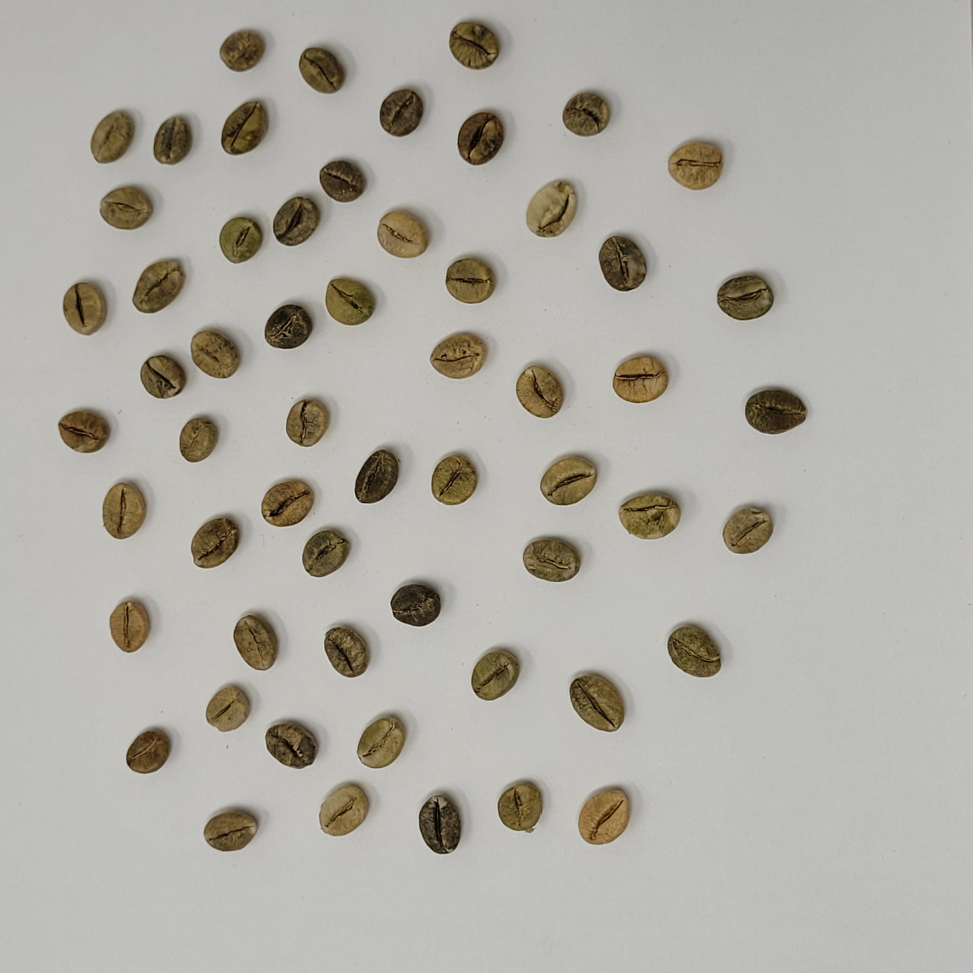
#> input picture CBD_Coffee Bean Dataset/A/212.jpg, 2918 x 2918 px (shown at 1/3 size)
$ python -i Object_detection_CBD.py   (imports and definitions only)
#> lines starting #> are read from the running program, lines starting #| are printed output that depends on the picture; after the words box and inside, x2 and y2 are one past the last pixel; in counts of white or black regions, pixels touching at a corner belong together
import cv2
import numpy as np
import os

def process_and_plot_coffee_bean(image_path):
#> called with image_path = 'CBD_Coffee Bean Dataset/A/212.jpg'
    if not os.path.exists(image_path):
        print(f"Lỗi: Không tìm thấy file ảnh tại '{image_path}'")
        return []

    # 1. Đọc ảnh và thiết lập
    img = cv2.imread(image_path)
#> img is the input picture: shape (2918, 2918, 3); mean B, G, R 166.3, 173.7, 176.1
    img_rgb = cv2.cvtColor(img, cv2.COLOR_BGR2RGB)
    img_h, img_w = img.shape[:2]
    image_area = img_h * img_w
    min_area = image_area * 0.00015
    max_area = image_area * 0.00375

    hsv = cv2.cvtColor(img, cv2.COLOR_BGR2HSV)
#> hsv: shape (2918, 2918, 3); mean H, S, V 26.8, 21.5, 176.3
    _, s, _ = cv2.split(hsv)

    # 2. Vòng lặp tìm Threshold tối ưu trên toàn ảnh
    number_of_contours = 0
    max_threshold = 110
    threshold = 10
    final_threshold = 10
    count = 0
    while threshold <= max_threshold:
        _, thresh = cv2.threshold(s, threshold, 255, cv2.THRESH_BINARY)
        contours, _ = cv2.findContours(thresh, cv2.RETR_EXTERNAL, cv2.CHAIN_APPROX_SIMPLE)
        valid_contours_count = 0
        if contours:
            for contour in contours:
                area = cv2.contourArea(contour)
                if min_area < area < max_area:
                    valid_contours_count += 1

        if valid_contours_count > number_of_contours:
            number_of_contours = valid_contours_count
            final_threshold = threshold
            threshold += 5
            count = 0
        elif valid_contours_count == number_of_contours:
            threshold += 5
            count += 1
        elif valid_contours_count < number_of_contours and count <= 3:
            threshold += 5
            count += 1
        elif valid_contours_count < number_of_contours and count > 3:
            break
#> this loop made 21 passes
#> pass 1, in process_and_plot_coffee_bean, `_, thresh = cv2.threshold(s, threshold, 255, cv2.THRESH_BINARY)`:
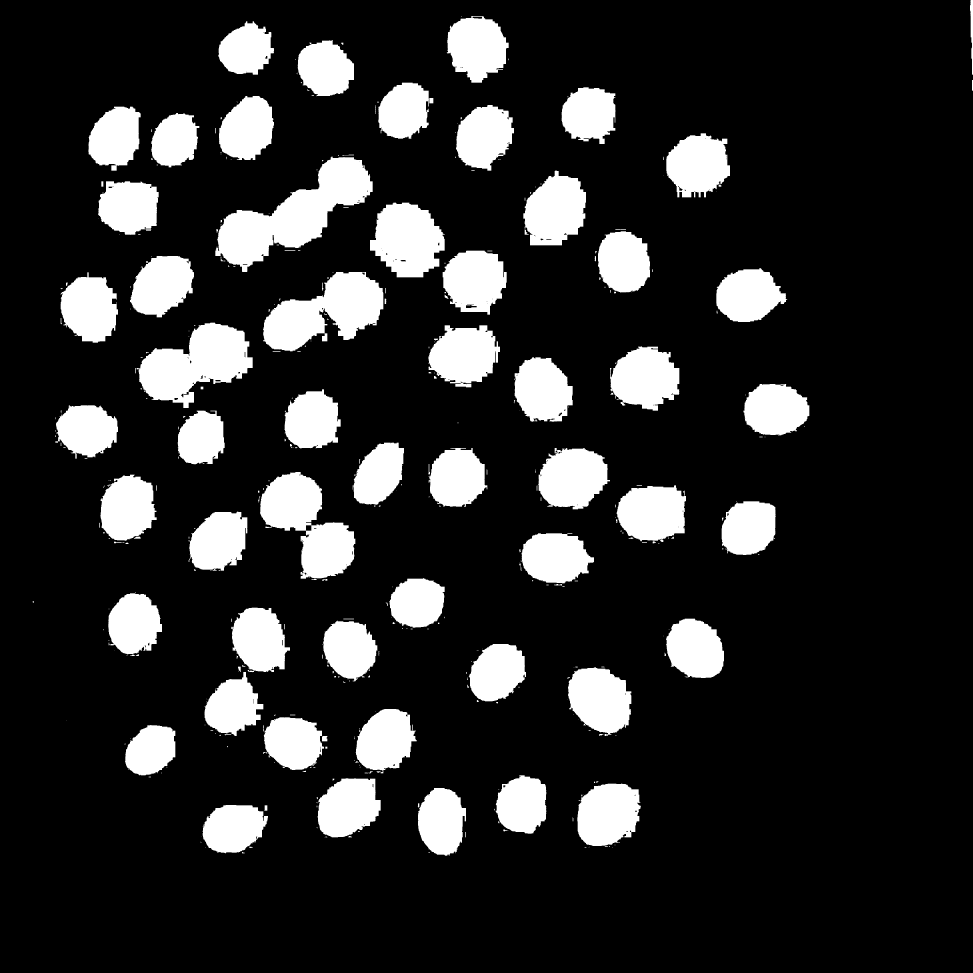
#> thresh: shape (2918, 2918) (shown at 1/3 size); 16.4% white; 430 white regions (259 under 20 px), largest, box (x1, y1, x2, y2) and area: (646, 470, 1118, 816) 65218, (410, 968, 758, 1224) 49637, (789, 816, 1150, 1054) 49384
#> after the loop:
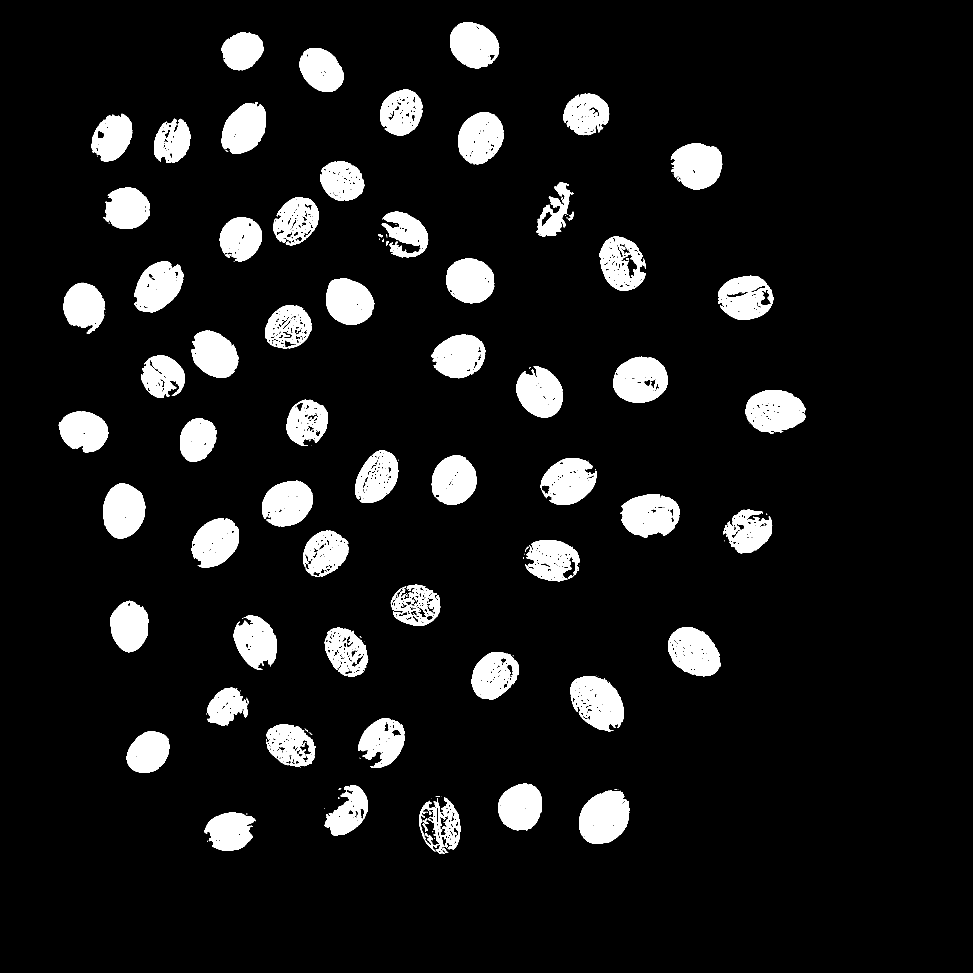
#> thresh: shape (2918, 2918) (shown at 1/3 size); 9% white; 214 white regions (135 under 20 px), largest, box (x1, y1, x2, y2) and area: (1737, 2372, 1888, 2532) 18505, (1710, 2028, 1872, 2194) 17716, (2237, 1170, 2417, 1300) 16944
#> after the loop, count = 16; final_threshold = 30; number_of_contours = 58; threshold = 115

    # Threshold lần 1 để định vị tọa độ hạt
    _, final_thresh_mask = cv2.threshold(s, final_threshold, 255, cv2.THRESH_BINARY)
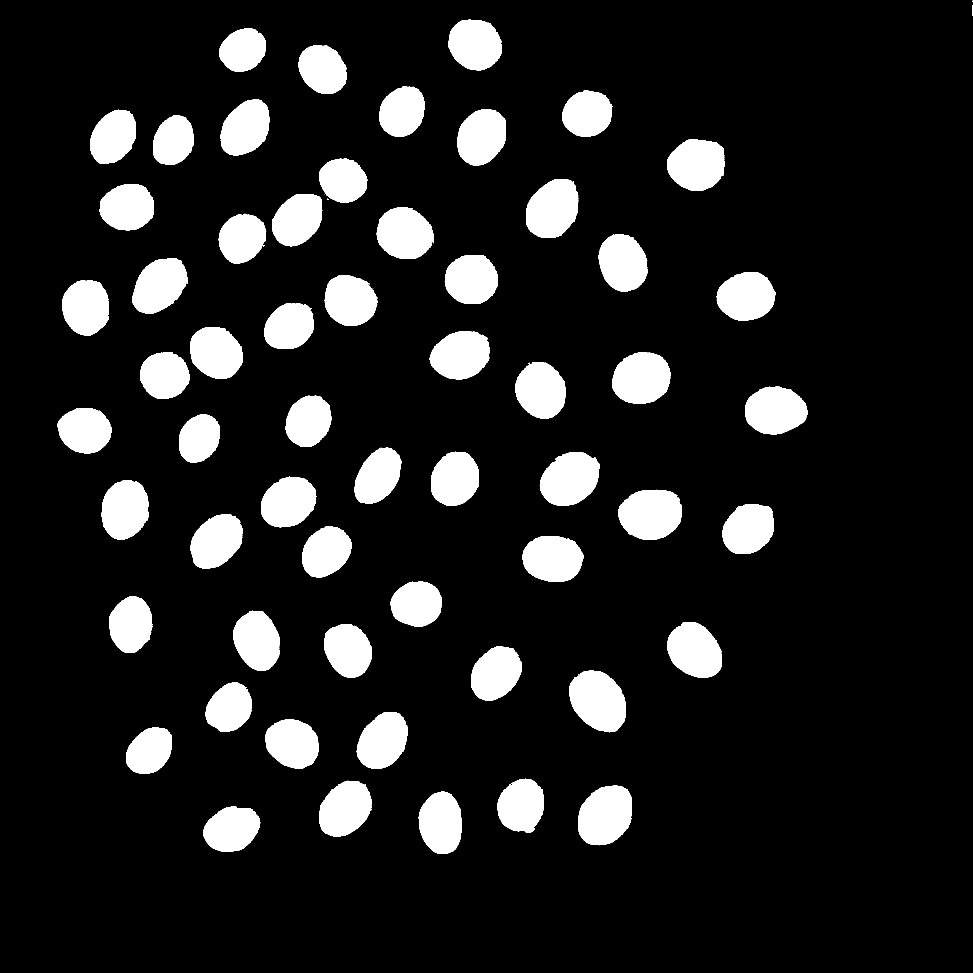
#> final_thresh_mask: shape (2918, 2918) (shown at 1/3 size); 12.5% white; 73 white regions (14 under 20 px)
    contours, _ = cv2.findContours(final_thresh_mask, cv2.RETR_EXTERNAL, cv2.CHAIN_APPROX_SIMPLE)
#> contours = 73 contours, 14 with area under 20; largest, box (x1, y1, x2, y2) and area: (1707, 2012, 1878, 2197) 23258, (1734, 2357, 1896, 2536) 22559, (1855, 1469, 2045, 1619) 22398, (1619, 1356, 1798, 1517) 21475, (1578, 537, 1735, 713) 21181

    # List lưu trữ Tuple: (Ảnh đã xử lý, Vector Đặc trưng)
    processed_beans = []

    if contours:
        for contour in contours:
            area = cv2.contourArea(contour)
            if min_area < area < max_area:

                # --- TÌM KHUNG BAO CẮT ẢNH ---
                x, y, w, h = cv2.boundingRect(contour)
                center_x = x + w // 2
                center_y = y + h // 2
                side_length = 208 # Cố định khung cắt để giữ tỷ lệ kích thước thật
                half_side = side_length // 2

                sq_x = max(0, center_x - half_side)
                sq_y = max(0, center_y - half_side)

                if sq_x + side_length > img_w: sq_x = img_w - side_length
                if sq_y + side_length > img_h: sq_y = img_h - side_length

                bounding_box_area = side_length * side_length
                if bounding_box_area < image_area * 0.0125:

                    # --- CẮT ẢNH VÀ XÓA NỀN CỤC BỘ ---
                    cropped_bean = img_rgb[sq_y:sq_y + side_length, sq_x:sq_x + side_length]
                    hsv_crop = cv2.cvtColor(cropped_bean, cv2.COLOR_RGB2HSV)
                    _, s_crop, _ = cv2.split(hsv_crop)

                    # Dùng Otsu trên từng khung nhỏ để tìm mask sát nhất
                    _, bean_mask = cv2.threshold(s_crop, 0, 255, cv2.THRESH_BINARY + cv2.THRESH_OTSU)
                    kernel = cv2.getStructuringElement(cv2.MORPH_ELLIPSE, (3, 3))
                    bean_mask = cv2.morphologyEx(bean_mask, cv2.MORPH_OPEN, kernel)
                    bean_mask = cv2.morphologyEx(bean_mask, cv2.MORPH_CLOSE, kernel)

                    mask_contours, _ = cv2.findContours(bean_mask, cv2.RETR_EXTERNAL, cv2.CHAIN_APPROX_SIMPLE)
                    perfect_mask = np.zeros_like(bean_mask)
                    geom_features = np.zeros(5, dtype=np.float32)

                    if mask_contours:
                        # 1. Trích xuất viền thật của hạt
                        largest_mask_contour = max(mask_contours, key=cv2.contourArea)

                        # 2. Tạo viền Bao lồi (Convex Hull) bọc qua vết khuyết/lẹm đen
                        hull = cv2.convexHull(largest_mask_contour)
                        cv2.drawContours(perfect_mask, [hull], 0, 255, -1)

                        # =========================================================
                        # TÍNH TOÁN 5 ĐẶC TRƯNG HÌNH HỌC TỪ VIỀN THẬT (largest_mask_contour)
                        # =========================================================
                        true_area = cv2.contourArea(largest_mask_contour)
                        true_perimeter = cv2.arcLength(largest_mask_contour, True)
                        hull_area = cv2.contourArea(hull)

                        # Tính Circularity
                        circularity = 0
                        if true_perimeter > 0:
                            circularity = (4 * np.pi * true_area) / (true_perimeter ** 2)

                        # Tính Aspect Ratio (Dùng minAreaRect để KHÔNG BỊ sai khi hạt nằm chéo)
                        rect = cv2.minAreaRect(largest_mask_contour)
                        (rect_w, rect_h) = rect[1]
                        aspect_ratio = 0
                        if min(rect_w, rect_h) > 0:
                            aspect_ratio = max(rect_w, rect_h) / min(rect_w, rect_h)

                        # Tính Solidity (Độ đặc nguyên vẹn)
                        solidity = 0
                        if hull_area > 0:
                            solidity = float(true_area) / hull_area

                        # Gói gọn 5 chỉ số vào mảng Numpy
                        geom_features = np.array([true_area, true_perimeter, circularity, aspect_ratio, solidity], dtype=np.float32)

                    # Dùng mask vừa có được để xóa nền xung quanh hạt
                    cropped_bean_no_bg = cv2.bitwise_and(cropped_bean, cropped_bean, mask=perfect_mask)

                    # BIẾN NỀN THÀNH MÀU TRẮNG thay vì màu Đen
                    cropped_bean_no_bg[perfect_mask == 0] = [255, 255, 255]

                    # Resize về kích thước chuẩn hóa của mô hình
                    final_resized_no_bg = cv2.resize(cropped_bean_no_bg, (64, 64), interpolation=cv2.INTER_AREA)

                    # 2. Resize ảnh GỐC CHƯA XÓA NỀN (Dành cho HOG)
                    final_resized_original = cv2.resize(cropped_bean, (64, 64), interpolation=cv2.INTER_AREA)

                    # Thêm Tuple gồm 3 phần tử vào list
                    processed_beans.append((
                        cv2.cvtColor(final_resized_original, cv2.COLOR_RGB2BGR), # Ảnh cho HOG
                        cv2.cvtColor(final_resized_no_bg, cv2.COLOR_RGB2BGR),    # Ảnh cho Histogram
                        geom_features                                            # Các thông số vật lý
                    ))
#> this loop made 73 passes
#> (area, x, y, w, h, center_x, center_y) on passes 1 to 8: (17185.5, 610, 2420, 171, 135, 695, 2487), (18741.5, 1256, 2375, 129, 187, 1320, 2468), (22559, 1734, 2357, 162, 179, 1815, 2446), (19585.5, 957, 2342, 159, 167, 1036, 2425), (17207.5, 1492, 2336, 140, 162, 1562, 2417), (14422.5, 378, 2182, 138, 140, 447, 2252), (18078.5, 795, 2158, 161, 149, 875, 2232), (18995.5, 1070, 2136, 152, 170, 1146, 2221)
#> pass 1, in process_and_plot_coffee_bean, `_, bean_mask = cv2.threshold(s_crop, 0, 255, cv2.THRESH_BINARY + cv2.T..`:
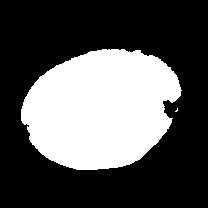
#> bean_mask: shape (208, 208); 33.8% white; 2 white regions (1 under 20 px), largest, box (x1, y1, x2, y2) and area: (21, 49, 182, 170) 14630
#> after the loop:
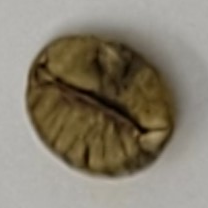
#> cropped_bean: shape (208, 208, 3); mean R, G, B 135.4, 127.7, 111.7
#> after the loop:
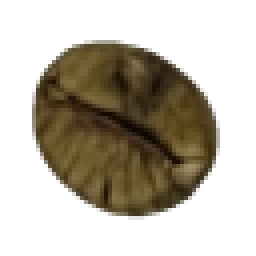
#> final_resized_no_bg: shape (64, 64, 3) (shown 4 times larger); mean R, G, B 190.5, 184.2, 172.1
#> after the loop:
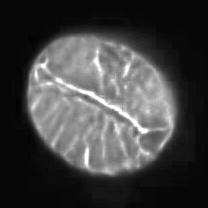
#> s_crop: shape (208, 208); min 3, max 255, mean 65.6

        return processed_beans
    else:
        print("[LỖI] Không tìm thấy hạt cà phê!")
        return []

>>> result = process_and_plot_coffee_bean('CBD_Coffee Bean Dataset/A/212.jpg')

$ run again, on CBD_Coffee Bean Dataset/A/213.jpg
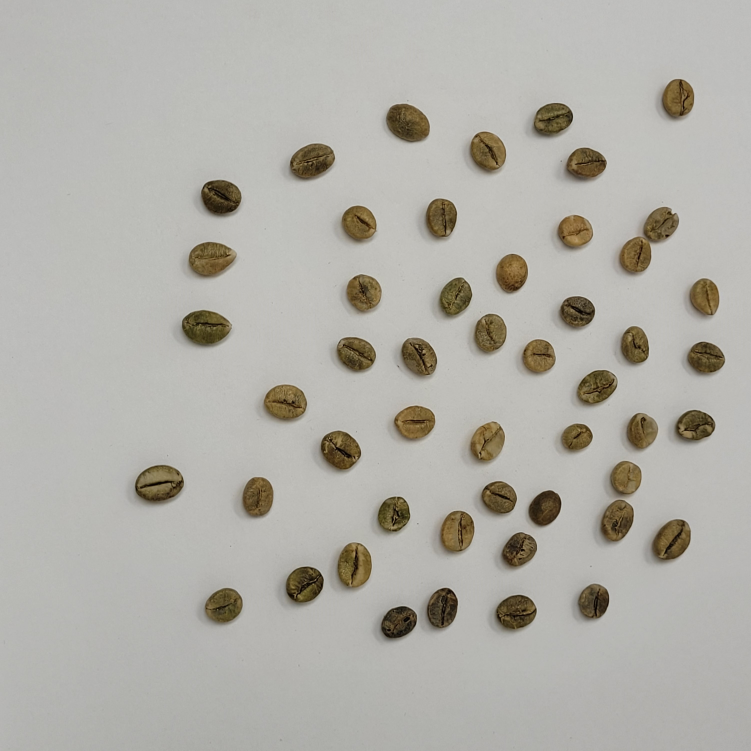
#> input picture CBD_Coffee Bean Dataset/A/213.jpg, 3003 x 3003 px (shown at 1/4 size)
#> in process_and_plot_coffee_bean, img is the input picture: shape (3003, 3003, 3); mean B, G, R 168.3, 175.1, 177
#> hsv: shape (3003, 3003, 3); mean H, S, V 27.3, 18.7, 177.3
#> the loop in process_and_plot_coffee_bean, `while threshold <= max_threshold:` made 21 passes
#> pass 1, in process_and_plot_coffee_bean, `_, thresh = cv2.threshold(s, threshold, 255, cv2.THRESH_BINARY)`:
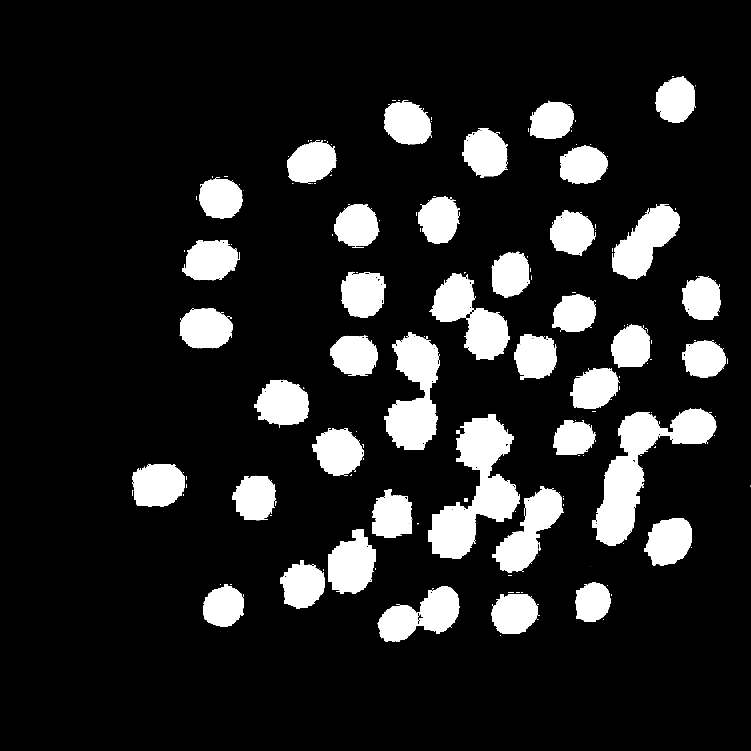
#> thresh: shape (3003, 3003) (shown at 1/4 size); 13.5% white; 348 white regions (211 under 20 px), largest, box (x1, y1, x2, y2) and area: (1712, 1658, 2080, 2234) 93972, (2368, 1632, 2865, 2184) 91865, (1536, 1344, 1760, 1798) 62013
#> after the loop in process_and_plot_coffee_bean, `while threshold <= max_threshold:`: count = 3; final_threshold = 95; number_of_contours = 50; threshold = 115
#> final_thresh_mask: shape (3003, 3003); 8.1% white; 83 white regions (25 under 20 px)
#> in process_and_plot_coffee_bean, `contours, _ = cv2.findContours(final_thresh_mask, cv2.RETR_EXTERNAL, c..`: contours = 72 contours, 20 with area under 20; largest, box (x1, y1, x2, y2) and area: (542, 1862, 734, 2007) 21208, (730, 1242, 918, 1377) 19090, (1351, 2173, 1486, 2350) 18728, (1550, 417, 1717, 564) 18385, (1057, 1540, 1227, 1678) 18102
#> the loop in process_and_plot_coffee_bean, `for contour in contours:` made 72 passes
#> (area, x, y, w, h, center_x, center_y) on passes 1, 2, 3, 4, 5, 6, 8, 9: (12870.5, 1527, 2427, 139, 124, 1596, 2489), (16193, 1986, 2381, 159, 136, 2065, 2449), (14712.5, 822, 2354, 147, 136, 895, 2422), (14386.5, 1710, 2353, 120, 158, 1770, 2432), (11632, 2316, 2342, 119, 131, 2375, 2407), (16314.5, 1146, 2268, 148, 142, 1220, 2339), (18728, 1351, 2173, 135, 177, 1418, 2261), (12979.5, 2010, 2131, 137, 135, 2078, 2198)
#> after the loop in process_and_plot_coffee_bean, `for contour in contours:`:
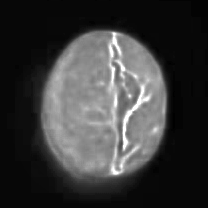
#> s_crop: shape (208, 208); min 0, max 255, mean 58.9
